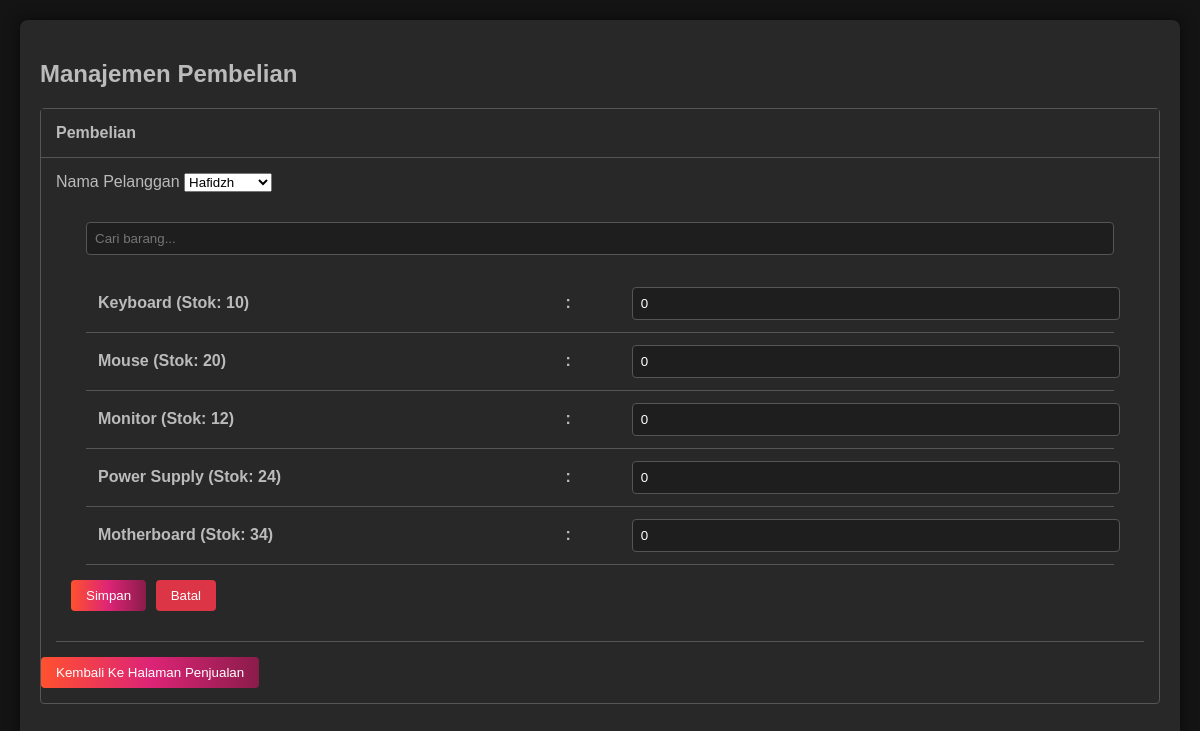
The page /penjualan_tambah.php on the database its author committed.
### tables this page shows
CREATE TABLE `barang` (
  `id_barang` int NOT NULL,
  `nama_barang` varchar(255) NOT NULL,
  `harga` decimal(10,0) NOT NULL,
  `stok` int NOT NULL
);

### penjualan_tambah.php (the view, shortened to what this page needs)
<?php
require 'koneksi.php';
?>
<!DOCTYPE html>
<html lang="en">
<head>
</head>
<body>
<div class="container">
    <h2 style="margin-bottom: 20px;">Manajemen Pembelian</h2>
    <div class="card">
        <div class="card-header">
            Pembelian
        </div>
        <div class="card-body">
            <form action="penjualan.php" method="post" id="formBarang">
                <div>
                    <div style="flex: 1;">
                        <label>Nama Pelanggan</label>
                        <select class="form-control form-select" name="id_pelanggan">
                        <?php
                        $p = mysqli_query($koneksi, "SELECT*FROM pelanggan");
                        while($pel = mysqli_fetch_array($p)) {
                        ?>
                        <option value="<?php echo $pel['id_pelanggan']; ?>">
                            <?php echo $pel['nama_pelanggan']; ?></option>
                        <?php
                        }
                        ?>
                    </select>
                    </div>
                    <div class="card-header">
                        <div class="card-body">
                            <div style="display: flex; gap: 15px; margin-bottom: 15px;">
                            <input type="text" id="searchBarang" placeholder="Cari barang...">
                            </div>
                            <table class="table">
                                <tbody id="daftarBarang">
                                    <?php
                                    $pro = mysqli_query($koneksi, "SELECT*FROM barang");
                                    while($barang = mysqli_fetch_array($pro)) {
                                    ?>
                                    <tr class="barangRow">
                                        <td><?php echo $barang['nama_barang'] .' (Stok: '.$barang['stok'].')'; ?></td>
                                        <td>:</td>
                                        <td>
                                            <input class="form-control" type="number" step="1" value="0" max="<?php echo $barang['stok']; ?>" name="barang[<?php echo $barang['id_barang']; ?>]">
                                        </td>
                                    </tr>
                                    <?php
                                    }
                                    ?>
                                </tbody>
                            </table>
                            </div>
                            <button type="submit" name="submit" class="button primary">Simpan</button>
                            <button type="button" name="button" class="button secondary" onclick="resetForm()">Batal</button>
                    </div>
                </div>
            </form>
    </div>
    <button onclick="window.location.href='penjualan.php'" class='button primary'>Kembali Ke Halaman Penjualan</button>

### penjualan_tambah.php (style rules this page uses)
body { font-family: Arial, sans-serif; color: #bbb; margin: 20px; background-color: rgb(20, 20, 20); }
.container { max-width: 1200px; margin: 0 auto; padding: 20px; background-color: rgb(40, 40, 40); box-shadow: 0 0 15px rgba(0, 0, 0, 0.6); border-radius: 8px;animation: formAppear 0.8s ease-out; }
input { color: wheat; }
input[type="text"], input[type="number"] { width: 100%; padding: 8px; border: 1px solid #555; border-radius: 4px; background-color: rgb(30, 30, 30); color: white; }
.button { padding: 8px 15px; border: none; border-radius: 4px; cursor: pointer; margin-right: 5px; text-decoration: none; margin-bottom: 15px; }
.primary { background: linear-gradient(90deg, #ff512f, #dd2476, #8a1c4a); color: white; }
.secondary { background: #dc3545; color: white; }
.table { width: 100%; border-collapse: collapse; margin-top: 20px; }
.table th, .table td { padding: 12px; text-align: left; border-bottom: 1px solid #555; }
.card { border: 1px solid #555; border-radius: 4px; margin-bottom: 20px; }
.card-header { padding: 15px; background-color: rgb(40, 40, 40); border-bottom: 1px solid #555; font-weight: bold; }
.card-body { padding: 15px; }

### rows shown on the page
barang: nama_barang "Keyboard", stok "10"
barang: nama_barang "Mouse", stok "20"
barang: nama_barang "Monitor", stok "12"
barang: nama_barang "Power Supply", stok "24"
barang: nama_barang "Motherboard", stok "34"

### other values the page prints
form field id_pelanggan "Hafidzh"
